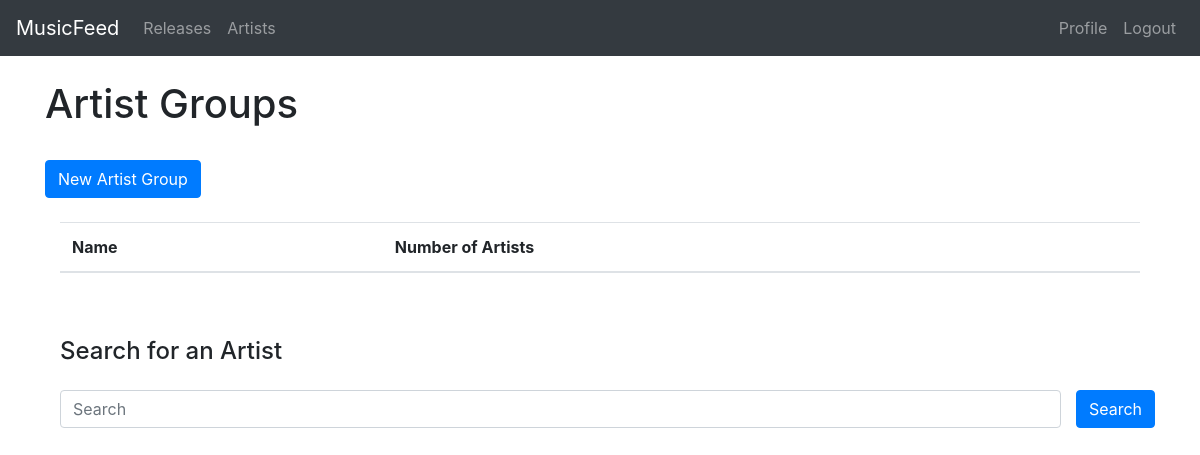
/artists/s/ (signed in), run on an earlier commit of the app's database.
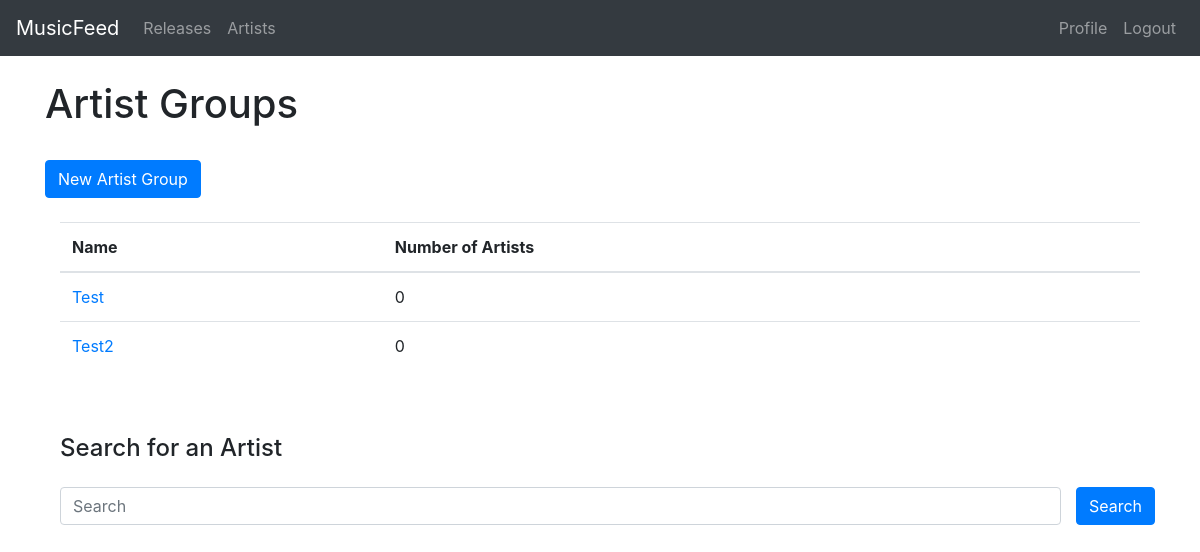
And on a later commit of the database.
### feed/models.py (models this page shows, shortened)
class ArtistGroup(models.Model):
    name = models.CharField(max_length=50)
    artists = models.ManyToManyField(Artist)
    author = models.ForeignKey(User, on_delete=models.CASCADE)

### feed/views.py (the view)
# urls.py: path('artists/s/', views.artists, name='feed-release-search'),
@login_required
def artists(request):
    groups = request.user.artistgroup_set.all()
    form_add = AddArtistToGroupForm(user=request.user)
    context = {
        'title':'Artists',
        'groups': groups,
        'form_add': form_add,
        'artists': None
    }
    if request.method == 'POST':
        print(request.POST)
        if 'save_add_artist' in request.POST:
            form_add = AddArtistToGroupForm(request.POST, user=request.user)
            print(form_add.errors)
            if form_add.is_valid():
                artist_data = json.loads(form_add.cleaned_data['artist_metadata'])
                artist = Artist(name=artist_data['name'], spotify_id = artist_data['id'], img_url = artist_data['images'][-1])
                artist.save()
                selected_groups = form_add.cleaned_data['groups']
                for g in selected_groups:
                    group = groups.filter(id=g).first()
                    group.artists.add(artist)
                    artist.artist_groups.add(group)
                return redirect('feed-artists')
    else:
        try:
            q = request.GET.get('q')
        except:
            q = None
        if q:
            results = spotify.artist_search(q)
            context['artists'] = results
    return render(request, 'feed/artists.html', context)

### feed/forms.py
class AddArtistToGroupForm(forms.Form):
    artist_metadata = forms.CharField(widget=forms.HiddenInput, required=True)
    def __init__(self, *args, **kwargs):
        self.user = kwargs.pop('user')
        super(AddArtistToGroupForm, self).__init__(*args, **kwargs)
        artistgroups = self.user.artistgroup_set.all()
        self.fields['groups'] = forms.MultipleChoiceField(widget=forms.CheckboxSelectMultiple(), choices=[(x.id, x.name) for x in artistgroups])
        self.fields['groups'].label = "Select Groups"

### feed/templates/feed/artists.html (shortened to what this page needs)
{% extends "feed/base.html" %}
{% load crispy_forms_tags %}
{% block content %}
    <div class="container">
        <div class="row mb-4">
            <h1>Artist Groups</h1>
        </div>
        <div class="row">
            <a class="btn btn-primary btn" href="{% url 'feed-new-group' %}" role="button">New Artist Group</a>
        </div>
    </div>
    <div class="container mt-4">
        <div class="artist-group-body">
            <table class="table">
                <thead>
                    <tr>
                        <th scope="col">Name</th>
                        <th scope="col">Number of Artists</th>
                    </tr>
                </thead>
                <tbody>
                    {% for group in groups %}
                        <tr>
                            <td><a href="{% url 'feed-group-detail' pk=group.id %}">{{ group.name }}</a></td>
                            <td>{{ group.artists.count }}</td>
                        </tr>
                    {% endfor %}
                </tbody>
            </table>
        </div>
    </div>
    <div class="container mt-5">
        <h4>Search for an Artist</h4>
        <form class="row my-4" action="{% url 'feed-release-search' %}" accept-charset="UTF-8">
            <div class="col">
                <input class="form-control" type="search" name="q" id="artistSearchInput" value="" placeholder="Search">
            </div>
            <div class="col-auto px-0">
                <input class="btn btn-primary" type="submit" value="Search">
            </div>
        </form>
    </div>
{% endblock content %}

What changed in the data, as far as the page shows it:
added ArtistGroup: name "Test", artists.count "0"
added ArtistGroup: name "Test2", artists.count "0"
